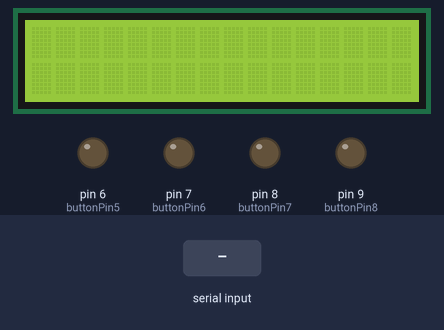
This sketch was run on a simulated Arduino Uno, built with avr-gcc and run on an emulated ATmega328P. Shown: 16×2 character LCD, output pins drawn as LEDs (lit = HIGH). Inputs (shaded band) come from the test bench. Pins used as bus, display or sensor lines are not drawn.

Above: at 1.2 s.
1.3 s: "aa" received over Serial
At 2.5 s:
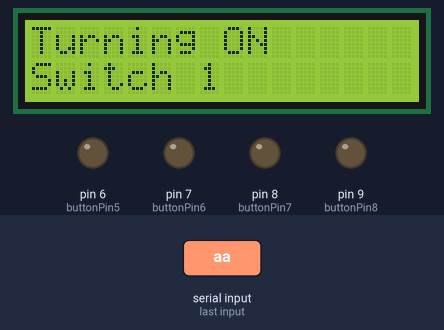
2.8 s: "qq" received over Serial
At 3.8 s:
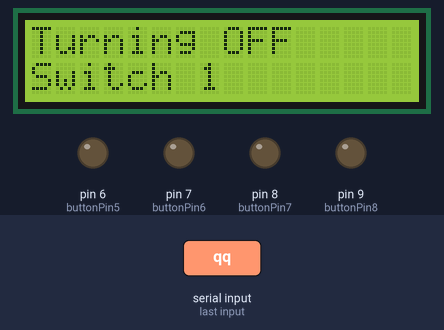
4.3 s: ":" received over Serial
At 4.7 s:
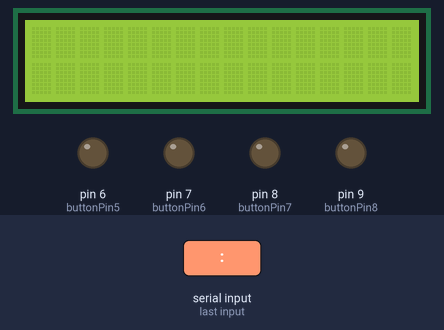
Timing chart, 0 to 7.3 s (numbered marks = the images above; inputs shaded):
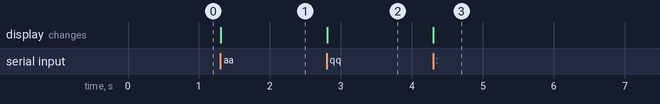

The sketch:

UNO_final.ino
```cpp
#include <LiquidCrystal.h>

const int rs = 12, en = 11, d4 = 5, d5 = 4, d6 = 3, d7 = 2;
LiquidCrystal lcd(rs, en, d4, d5, d6, d7);
char data = 0;
const int buttonPin1 = 2;
const int buttonPin2 = 3;
const int buttonPin3 = 4;
const int buttonPin4 = 5;
const int buttonPin5 = 6;
const int buttonPin6 = 7;
const int buttonPin7 = 8;
const int buttonPin8 = 9;

char command;
String string;

void setup() {
  lcd.begin(16, 2);
  Serial.begin(9600);
  pinMode(buttonPin1, OUTPUT);
  pinMode(buttonPin2, OUTPUT);
  pinMode(buttonPin3, OUTPUT);
  pinMode(buttonPin4, OUTPUT);
  pinMode(buttonPin5, OUTPUT);
  pinMode(buttonPin6, OUTPUT);
  pinMode(buttonPin7, OUTPUT);
  pinMode(buttonPin8, OUTPUT);

}

void loop() {
  if (Serial.available() > 0) {
    string = "";
    while (Serial.available() > 0) {
      command = ((byte)Serial.read());
      if (command == ':')
        break;
      else
        string.concat(command);
      delay(1);
    }
    lcd.clear();
    if (string == "aa") {
      digitalWrite(buttonPin1, HIGH);
      lcd.print("Turning ON");
      lcd.setCursor(0,1);
      lcd.print("Switch 1");
    } else if (string == "bb") {
      digitalWrite(buttonPin2, HIGH);
      lcd.print("Turning ON");
      lcd.setCursor(0,1);
      lcd.print("Switch 2");
    } else if (string == "cc") {
      digitalWrite(buttonPin3, HIGH);
      lcd.print("Turning ON");
      lcd.setCursor(0,1);
      lcd.print("Switch 3");
    } else if (string == "dd") {
      digitalWrite(buttonPin4, HIGH);
      lcd.print("Turning ON");
      lcd.setCursor(0,1);
      lcd.print("Switch 4");
    }
     else if (string == "qq") {
      digitalWrite(buttonPin1, LOW);
      lcd.print("Turning OFF");
      lcd.setCursor(0,1);
      lcd.print("Switch 1");
    } else if (string == "ww") {
      digitalWrite(buttonPin2, LOW);
      lcd.print("Turning OFF");
      lcd.setCursor(0,1);
      lcd.print("Switch 2");
    } else if (string == "ee") {
      digitalWrite(buttonPin3, LOW);
      lcd.print("Turning OFF");
      lcd.setCursor(0,1);
      lcd.print("Switch 3");
    } else if (string == "rr") {
      digitalWrite(buttonPin4, LOW);
      lcd.print("Turning OFF");
      lcd.setCursor(0,1);
      lcd.print("Switch 4");
    }
  }
}
```

Measured:
- after the input at 1.3 s, the display: changes at once (image 1)
- after the input at 2.8 s, the display: changes at once (image 2)
- after the input at 4.3 s, the display: changes at once (image 3)
